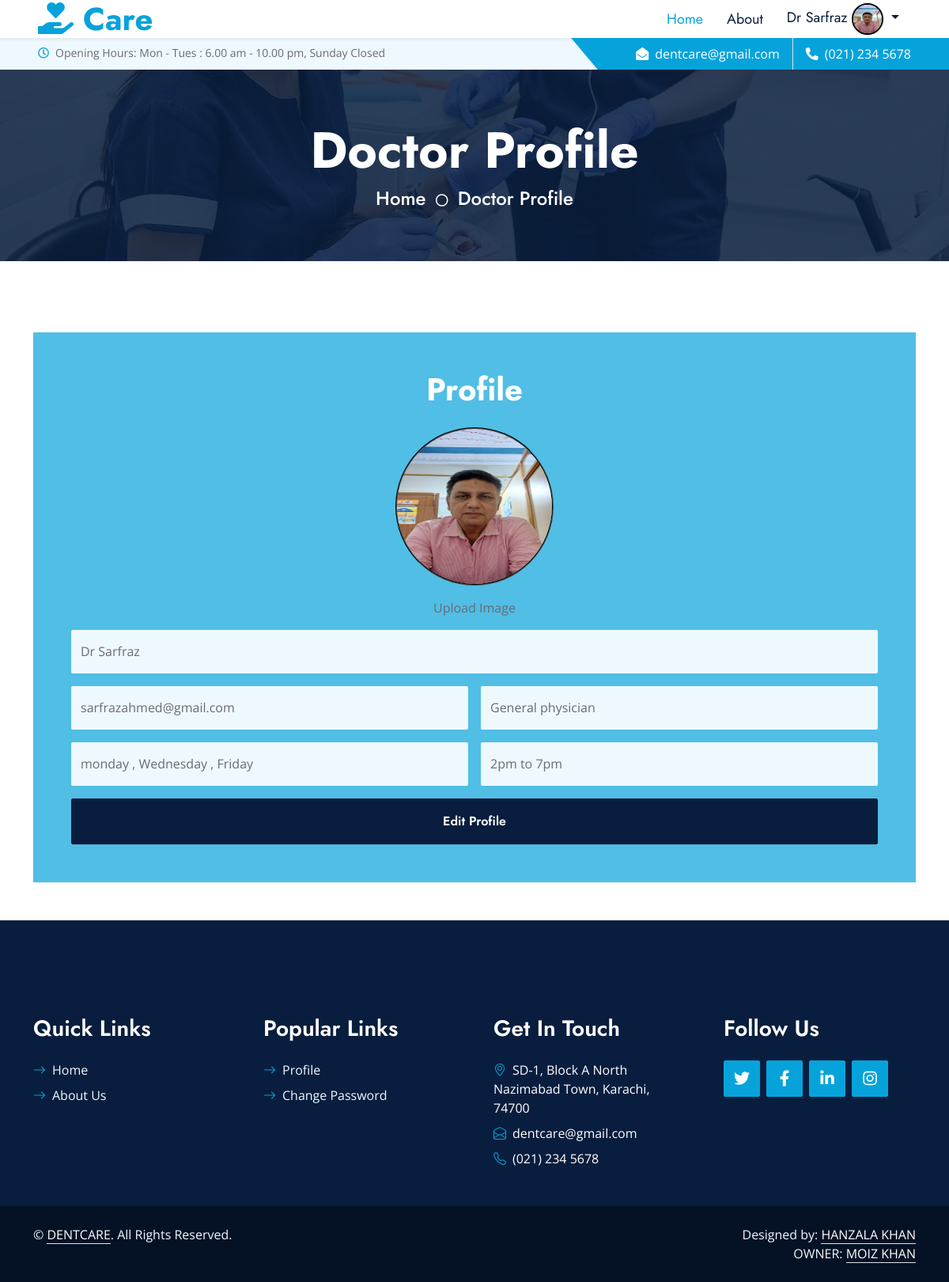
The app's page /doctors/profile.php (signed in) with its own data.
### tables this page shows
CREATE TABLE `doctors` (
  `id` int(11) NOT NULL,
  `Dusername` varchar(255) NOT NULL,
  `Demail` varchar(255) NOT NULL,
  `Dpassword` varchar(255) NOT NULL,
  `specialization` varchar(255) NOT NULL,
  `Dcity` int(11) NOT NULL,
  `Days` varchar(255) NOT NULL,
  `Dtime` text NOT NULL,
  `dstatus` tinyint(255) NOT NULL DEFAULT 1,
  `Dimage` varchar(255) NOT NULL
);

### doctors/profile.php (the view, shortened to what this page needs)
<?php
include('../includes/navbar.php');
include('../includes/config.php');
$email = $_SESSION['doctor'];
$fetch = "SELECT * FROM `doctors` WHERE `Demail` = '$email'";
$query = mysqli_query($connection, $fetch);
if (mysqli_num_rows($query) > 0) {
    ?>
    <div class="container-fluid bg-primary py-5 hero-header mb-5">
        <div class="row py-3">
            <div class="col-12 text-center">
                <h1 class="display-3 text-white animated zoomIn">Doctor Profile</h1>
                <a href="" class="h4 text-white">Home</a>
                <i class="far fa-circle text-white px-2"></i>
                <a href="" class="h4 text-white">Doctor Profile</a>
            </div>
        </div>
    </div>
    <div class="container-fluid mb-5 wow fadeInUp" data-wow-delay="0.1s" style="margin-top: 90px;">
        <div class="container">
            <div class="row gx-5">
                <div class="col-lg-12">
                    <div class="appointment-form h-100 d-flex flex-column justify-content-center text-center p-5 wow zoomIn"
                        data-wow-delay="0.6s">
                        <h1 class="text-white mb-4">Profile</h1>
                        <form method="post" action="updateprofile.php" class="form-group" enctype="multipart/form-data">
                            <div class="row g-3">
                                <?php
                                while ($row = mysqli_fetch_assoc($query)) {
                                    ?>
                                    <div class="col-12 col-sm-12">
                                        <div id="image-container">
                                            <img id="selected-image" src="<?php echo 'doctorimg/' . $row['Dimage'] ?>"
                                                alt="Selected Image" height="200px" width="200px"
                                                style="border-radius: 200px; border:2px groove black;">
                                        </div>
                                    </div>
                                    <div class="col-12 col-sm-12">
                                        <label for="image-input" class="custom-file-upload" name="imgs">
                                            Upload Image
                                        </label>
                                    </div>
                                    <div class="col-12 col-sm-12">
                                        <input type="text" name="dusername" class="form-control bg-light border-0 "
                                            value="<?php echo $row['Dusername'] ?>" style="height: 55px;">
                                    </div>
                                    <div class="col-12 col-sm-6">
                                        <input type="email" name="demail" class="form-control bg-light border-0 "
                                            value="<?php echo $row['Demail'] ?>" style="height: 55px;">
                                    </div>
                                    <div class="col-12 col-sm-6">
                                        <input type="text" name="specialization" class="form-control bg-light border-0 "
                                            value="<?php echo $row['specialization'] ?>" style="height: 55px;">
                                    </div>
                                    <div class="col-12 col-sm-6">
                                        <input type="text" name="Days" class="form-control bg-light border-0 "
                                            value="<?php echo $row['Days'] ?>" style="height: 55px;">
                                    </div>
                                    <div class="col-12 col-sm-6">
                                        <input type="text" name="dtime" class="form-control bg-light border-0 "
                                            value="<?php echo $row['Dtime'] ?>" style="height: 55px;">
                                    </div>
                                    <div class="col-12">
                                        <button class="btn btn-dark w-100 py-3" name="submit" type="submit">Edit
                                            Profile</button>
                                    </div>
                                    <?php
                                }
} ?>
                        </div>
                    </form>
                </div>
            </div>
        </div>
    </div>
</div>
<?php
include('../includes/footer2.php');
?>

### Includes/navbar.php (shortened to what this page needs)
<!DOCTYPE html>
<html lang="en">
<head>
    <link href="https://cdnjs.cloudflare.com/ajax/libs/font-awesome/5.10.0/css/all.min.css" rel="stylesheet">
    <link href="https://cdn.jsdelivr.net/npm/bootstrap-icons@1.4.1/font/bootstrap-icons.css" rel="stylesheet">
    <link href="../assets/lib/owlcarousel/assets/owl.carousel.min.css" rel="stylesheet">
    <link href="../assets/lib/animate/animate.min.css" rel="stylesheet">
    <link href="../assets/lib/tempusdominus/css/tempusdominus-bootstrap-4.min.css" rel="stylesheet" />
    <link href="../assets/lib/twentytwenty/twentytwenty.css" rel="stylesheet" />
    <link href="../assets/css/bootstrap.min.css" rel="stylesheet">
    <link href="../assets/css/style.css" rel="stylesheet">
</head>
<body>
    <nav class="navbar navbar-expand-lg bg-white navbar-light shadow-sm px-5 py-3 py-lg-0">
        <a href="index.php" class="navbar-brand p-0">
            <h1 class="m-0 text-primary"><i class="fas fa-hand-holding-heart" style="color: #06A3DA;"></i> Care</h1>
        </a>
        <div class="collapse navbar-collapse" id="navbarCollapse">
            <div class="navbar-nav ms-auto py-0">
                <a href="index.php" class="nav-item nav-link active">Home</a>
                <a href="about.php" class="nav-item nav-link">About</a>
            </div>
        </div>
        <?php
        require("../includes/config.php");
        $username = $_SESSION["doctor"];
        $query = "SELECT * FROM `doctors` WHERE `Demail` = '$username'";
        $result = mysqli_query($connection, $query);
        $result1 = mysqli_fetch_assoc($result);
        ?>
        <div class="navbar-nav">
            <li class="dropdown">
                <a href="#" class="nav-link dropdown-toggle" data-toggle="dropdown">
                    <span>
                        <?php echo $result1['Dusername']; ?>
                    </span>
                    <img src="<?php echo '../doctors/doctorimg/' . $result1['Dimage'] ?>" alt="profile Image" height="40px"
                        width="40px" style="border-radius: 50%; border: 2px solid black;">
                </a>
            </li>
        </div>
    </nav>
    <div class="container-fluid bg-light ps-5 pe-0 d-none d-lg-block">
        <div class="row gx-0">
            <div class="col-md-6 text-center text-lg-start mb-2 mb-lg-0">
                <div class="d-inline-flex align-items-center">
                    <small class="py-2"><i class="far fa-clock text-primary me-2"></i>Opening Hours: Mon - Tues : 6.00
                        am - 10.00 pm, Sunday Closed </small>
                </div>
            </div>
            <div class="col-md-6 text-center text-lg-end">
                <div class="position-relative d-inline-flex align-items-center bg-primary text-white top-shape px-5">
                    <div class="me-3 pe-3 border-end py-2">
                        <p class="m-0"><i class="fa fa-envelope-open me-2"></i>dentcare@gmail.com</p>
                    </div>
                    <div class="py-2">
                        <p class="m-0"><i class="fa fa-phone-alt me-2"></i>(021) 234 5678</p>
                    </div>
                </div>
            </div>
        </div>
    </div>

### assets/css/style.css (style rules this page uses)
:root { --primary: #06A3DA; --secondary: #F57E57; --light: #EEF9FF; --dark: #091E3E; }
h1, h2, .font-weight-bold { font-weight: 700 !important; }
.btn { font-family: 'Jost', sans-serif; font-weight: 600; transition: .5s; }
.top-shape::before { position: absolute; content: ""; width: 35px; height: 100%; top: 0; left: -17px; background: var(--primary); transform: skew(40deg); }
.navbar-light .navbar-nav .nav-link { font-family: 'Jost', sans-serif; padding: 1px 15px; font-size: 18px; color: var(--dark); outline: none; transition: .5s; }
.navbar-light .navbar-nav .nav-link:hover, .navbar-light .navbar-nav .nav-link.active { color: var(--primary); }
.hero-header { background: linear-gradient(rgba(9, 30, 62, .85), rgba(9, 30, 62, .85)), url(../img/carousel-1.jpg) center center no-repeat; background-size: cover; }
.appointment-form { background: rgba(6, 163, 218, .7); }

### Includes/navbar.php (style rules this page uses)
form { width: 100%; flex-direction: row; align-items: center; justify-content: space-between; }

### records on screen
doctors: Dusername "Dr Sarfraz", Dimage (picture), dusername "Dr Sarfraz", demail "sarfrazahmed@gmail.com", specialization "General physician", Days "monday , Wednesday , Friday", dtime "2pm to 7pm"
